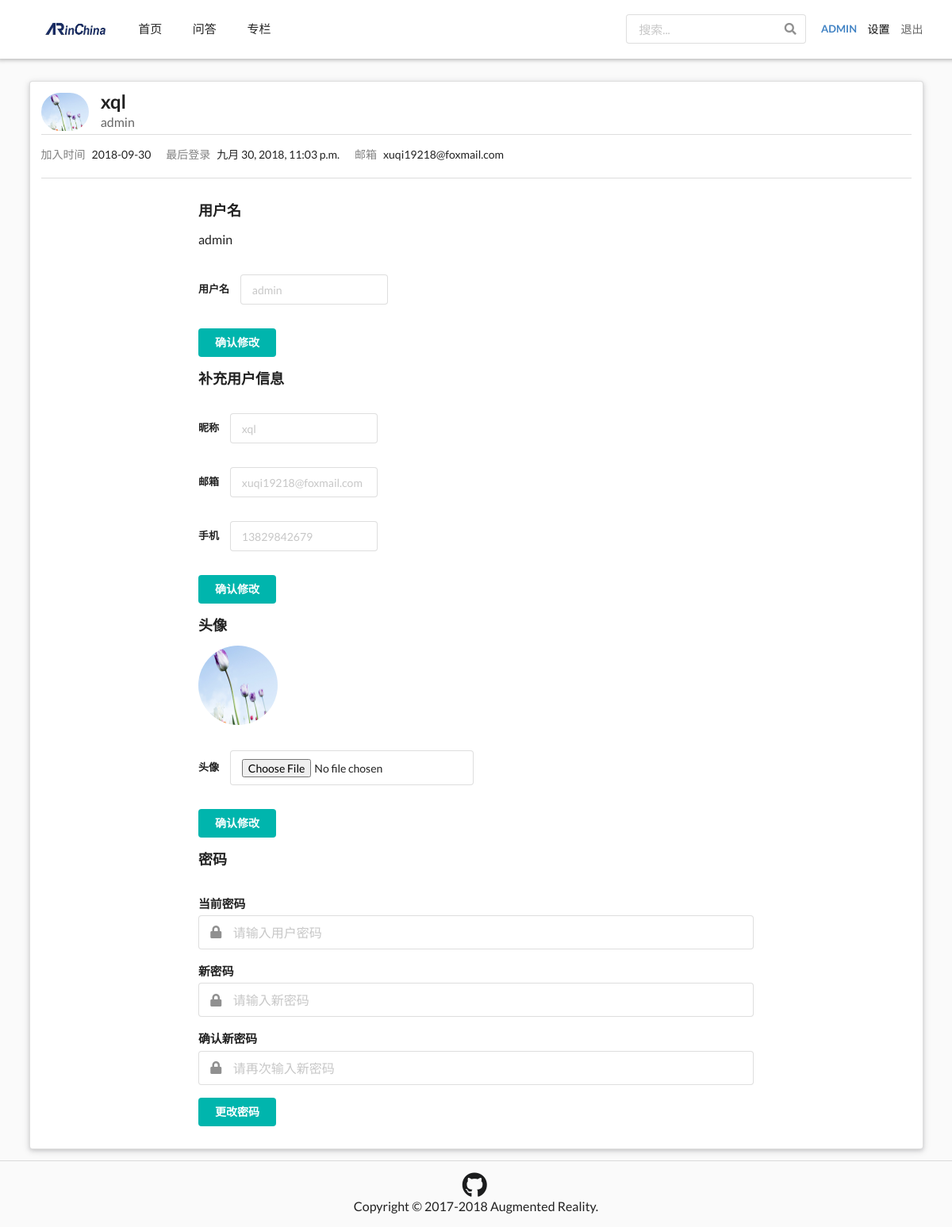
Page /users/user_center/ (signed in) on the committed database.
### users/models.py (models this page shows)
class UserProfile(AbstractUser):
    nick_name = models.CharField(max_length=20, verbose_name=u"昵称", default="")
    mobile = models.CharField(max_length=11, null=True, blank=True, verbose_name=u"电话")
    avatar = models.ImageField(upload_to="image/users/%Y/%m", default=u"image/default.png",
                               max_length=100, verbose_name=u"头像")
    class Meta:
        verbose_name = u"用户信息"
        verbose_name_plural = verbose_name
    def __str__(self):
        return self.username

### users/views.py (the view)
# urls.py: path('user_center/', views.user_center, name='user_center'),
def user_center(request):
    return render(request, 'users/user-center.html')

### templates/users/user-center.html (shortened to what this page needs)
{% extends 'users/user-center-base.html' %}
{% block content %}
    <div class="item">
        <div class="content">
            <h3>用户名</h3>
            <div class="description">
                <p>{{ request.user }}</p>
            </div>
        </div>
    </div>
    <div class="ui hidden divider"></div>
    <form class="ui large form" action="{% url 'users:user_name_update' %}" method="post" autocomplete="off">
        <div class="item">
            <div class="content">
                <div class="description">
                    <div class="ui form">
                        <div class="inline field">
                            <label>用户名</label>
                            <input type="text" name="username" value="{{ register_form.username.value }}"
                                   placeholder="{{ request.user }}">
                        </div>
                    </div>
                </div>
            </div>
        </div>
        <div class="ui hidden divider"></div>
    <button class="ui teal button" type="submit" id="btn-mod">确认修改</button>
    </form>
    <div class="item">
        <div class="content">
            <h3>补充用户信息</h3>
        </div>
    </div>
    <div class="ui hidden divider"></div>
    <form action="{% url 'users:user_center_modify' %}" method="post">
        <div class="item">
            <div class="content">
                <div class="description">
                    <div class="ui form">
                        <div class="inline field">
                            <label>昵称</label>
                            <input type="text" name="nick_name" placeholder="{{ request.user.nick_name }}">
                        </div>
                    </div>
                </div>
            </div>
        </div>
        <div class="ui hidden divider"></div>
        <div class="item">
            <div class="content">
                <div class="description">
                    <div class="ui form">
                        <div class="inline field">
                            <label>邮箱</label>
                            <input type="text" name="email" placeholder="{{ request.user.email }}">
                        </div>
                    </div>
                </div>
            </div>
        </div>
        <div class="ui hidden divider"></div>
        <div class="item">
            <div class="content">
                <div class="description">
                    <div class="ui form">
                        <div class="inline field">
                            <label>手机</label>
                            <input type="text" name="mobile" placeholder="{{ request.user.mobile }}">
                        </div>
                    </div>
                </div>
            </div>
        </div>
        <div class="ui hidden divider"></div>
        <button class="ui teal button" type="submit" id="btn-mod">确认修改</button>
    </form>
    <div class="item">
        <div class="content">
            <h3>头像</h3>
            <div class="description">
                <img src="{{ MEDIA_URL }}{{ request.user.avatar }}" width="100" height="100" class="ui circular image">
            </div>
        </div>
    </div>
    <div class="ui hidden divider"></div>
    <form enctype="multipart/form-data" action="{% url 'users:user_center_avatar' %}" method="post" autocomplete="off">
        <div class="item">
            <div class="content">
                <div class="description">
                    <div class="ui form">
                        <div class="inline field">
                            <label>头像</label>
                            <input type="file" name="avatar">
                        </div>
                    </div>
                </div>
            </div>
        </div>
        <div class="ui hidden divider"></div>
    <button class="ui teal button" type="submit" id="btn-mod">确认修改</button>
    </form>
    <div class="item">
        <div class="content">
            <h3>密码</h3>
        </div>
    </div>
    <div class="ui hidden divider"></div>
    <form class="ui large form" action="{% url 'users:user_password_update' %}" method="post">
        <div class="item">
            <div class="field">
                <label>当前密码</label>
                <div class="ui left icon input">
                    <input type="password" name="old_password" placeholder="请输入用户密码">
                </div>
            </div>
            <div class="field">
                <label>新密码</label>
                <div class="ui left icon input">
                    <input type="password" name="new_password" placeholder="请输入新密码">
                </div>
            </div>
            <div class="field">
                <label>确认新密码</label>
                <div class="ui left icon input">
                    <input type="password" name="two_new_password" placeholder="请再次输入新密码">
                </div>
            </div>
            <button class="ui teal button" type="submit">更改密码</button>
        </div>
    </form>
{% endblock %}

### templates/users/user-center-base.html (shortened to what this page needs)
<!DOCTYPE html>
<html lang="en">
{% load staticfiles %}
<head>
    <link rel="stylesheet" href="{% static 'css/semantic.css' %}">
</head>
<body style="background-color: #FAFAFA;">
<div class="ui large secondary menu" style="background-color: #FFFFFF; box-shadow: 2px 2px 5px #bbb;">
    <div class="ui container">
        <div class="item">
            <img src="{% static 'img/ar-china.png' %}" alt="" class="" style="height: 50px; width: 80px;">
        </div>
        <a class="item" href="{% url 'forum:index' %}">
            首页
        </a>
        <a class="item">
            问答
        </a>
        <a class="item" href="{% url 'forum:boards' %}">
            专栏
        </a>
        <div class="right menu">
            <div class="item">
                <div class="ui icon input">
                    <input type="text" placeholder="搜索...">
                    <i class="search link icon"></i>
                </div>
            </div>
            {% if request.user.is_authenticated %}
                <div class="ui text menu">
                    <div class="header item">
                        <a href="{% url 'users:user_center' %}">
                            {{ request.user.username }}
                        </a>
                    </div>
                    <a class="active item" href="{% url 'users:user_center' %}">设置</a>
                    <a class="item" href="{% url 'users:logout' %}">退出 </a>
                </div>
            {% endif %}
        </div>
    </div>
</div>
<div class="ui vertical segment">
    <div class="ui relaxed container">
        <div class="ui raised segment">
            <h2 class="ui dividing header">
                <img src="{{ MEDIA_URL }}{{ request.user.avatar }}" alt="" class="ui circular image">
                <div class="content">{{ request.user.nick_name }}
                    <div class="sub header">{{ request.user }}</div>
                </div>
            </h2>
            <div class="ui very relaxed horizontal list">
                <div class="item">
                    <div class="content" style="color: grey;">
                        加入时间
                    </div>
                </div>
            </div>&nbsp;&nbsp;
            <div class="ui very relaxed horizontal list">
                <div class="item">
                    <div class="content">
                        {{ request.user.date_joined|date:"Y-m-d" }}
                    </div>
                </div>
            </div>&nbsp;&nbsp;&nbsp;&nbsp;&nbsp;&nbsp;
            <div class="ui very relaxed horizontal list">
                <div class="item">
                    <div class="content" style="color: grey;">
                        最后登录
                    </div>
                </div>
            </div>&nbsp;&nbsp;
            <div class="ui very relaxed horizontal list">
                <div class="item">
                    <div class="content">
                        {{ request.user.last_login }}
                    </div>
                </div>
            </div>&nbsp;&nbsp;&nbsp;&nbsp;&nbsp;&nbsp;
            <div class="ui very relaxed horizontal list">
                <div class="item">
                    <div class="content" style="color: grey;">
                        邮箱
                    </div>
                </div>
            </div>&nbsp;&nbsp;
            <div class="ui very relaxed horizontal list">
                <div class="item">
                    <div class="content">
                        {{ request.user.email }}
                    </div>
                </div>
            </div>
            <div class="ui divider"></div>
            <div class="ui vertical basic segment">
                <div class="ui text container">
                    <div class="ui items">
                        {% block content %}
                        {% endblock %}
                    </div>
                </div>
            </div>
        </div>
    </div>
</div>
<div class="ui vertical basic segment">
    <div class="ui center aligned text container">
        <a class="item" href="#">
            <i class="big black icon github"></i>
        </a>
        <p>Copyright © 2017-2018 Augmented Reality.</p>
    </div>
</div>
</body>
</html>

### rows in the picture
UserProfile: user.username "ADMIN", user.avatar (placeholder picture), user.nick_name "xql", user "admin", user.date_joined "2018-09-30", user.last_login "九月 30, 2018, 11:03 p.m.", user.email "xuqi19218@foxmail.com", username "admin", nick_name "xql", email "xuqi19218@foxmail.com", mobile "13829842679"
